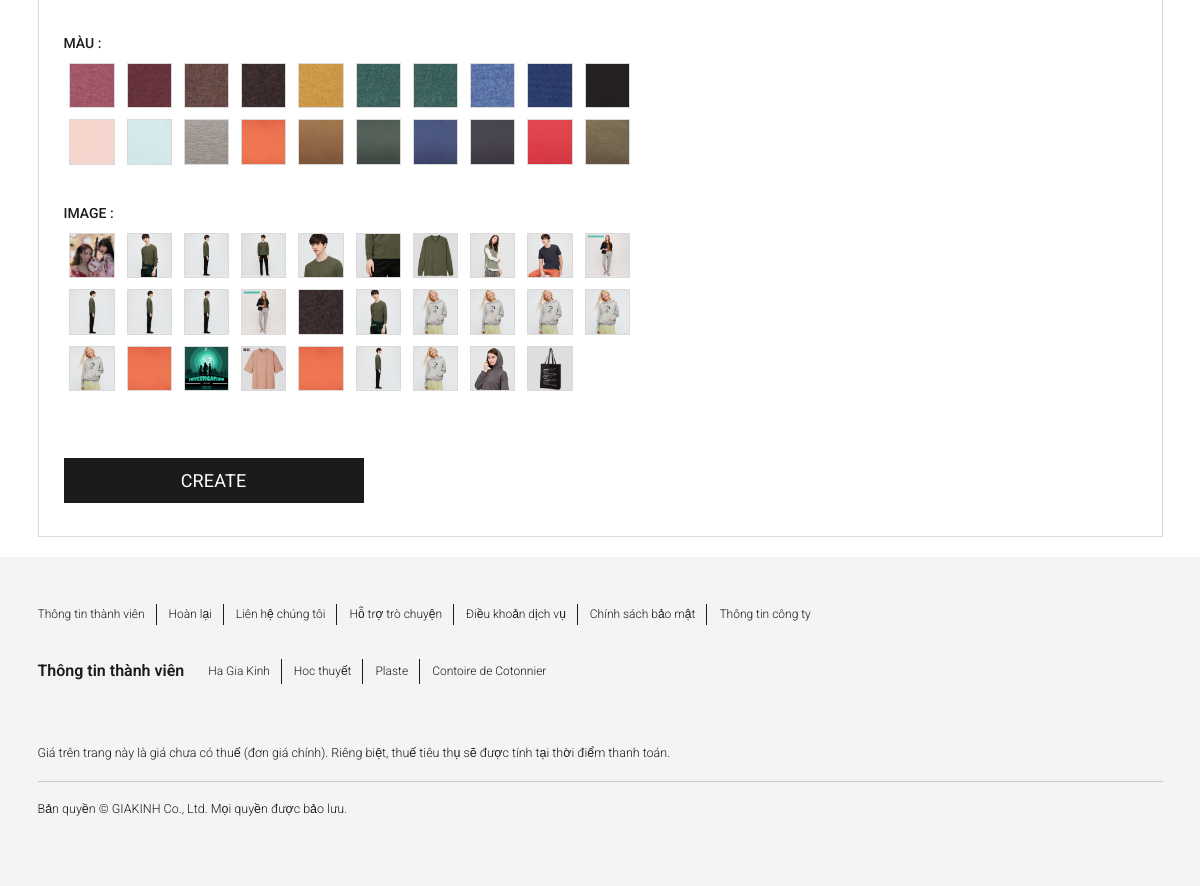
Before: /createproduct/ (signed in, lower part) with the older database file.
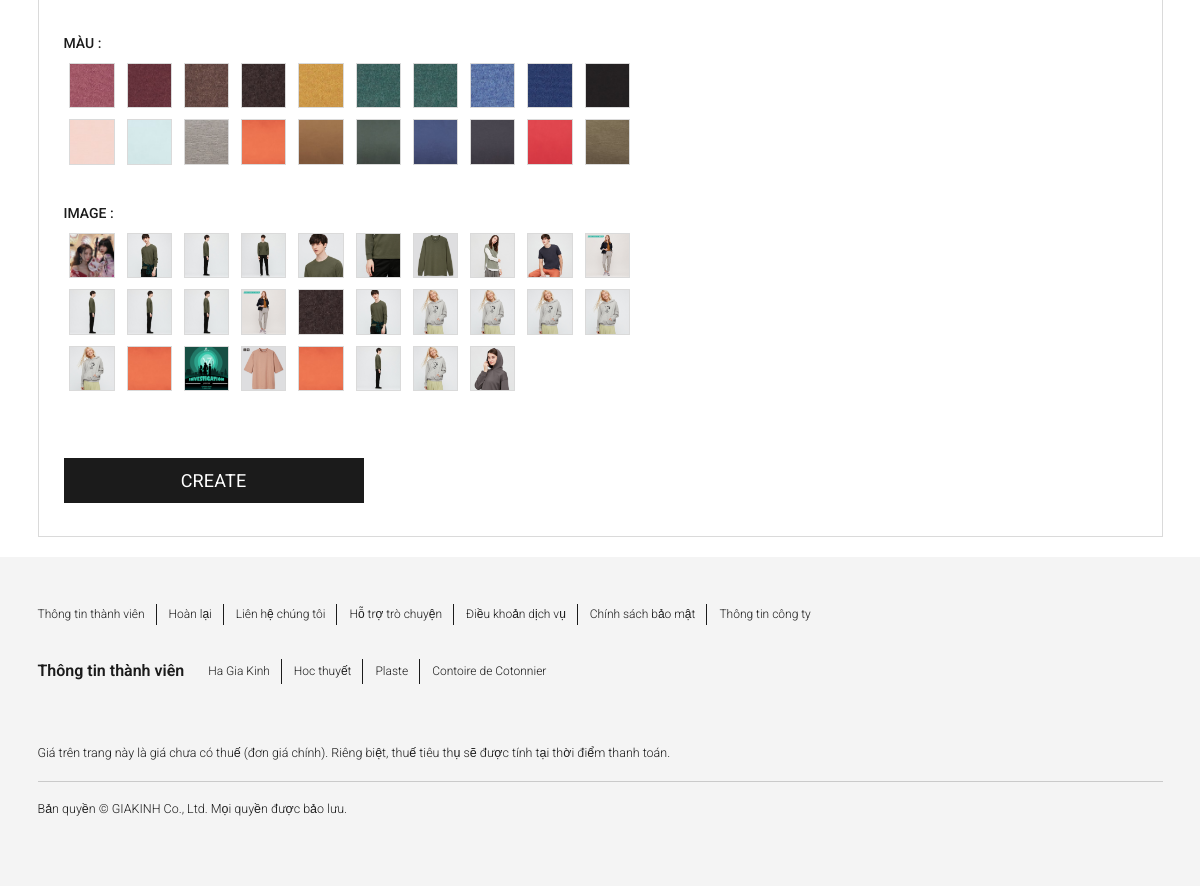
After: the same page with the newer database file.
### appProduct/models.py (models this page shows, shortened)
class Color(models.Model):
    name = models.CharField(max_length=50)
    image = models.ImageField(upload_to='colorImages')

class ImageProduct(models.Model):
    user = models.ForeignKey(User, on_delete=models.CASCADE,default=None, null=True, blank=True)
    product = models.ForeignKey(Product, on_delete=models.CASCADE,default=None, null=True, blank=True)
    name = models.CharField(max_length=100, default=None, null=True, blank=True)
    image= models.ImageField(upload_to='productImages')

### appProduct/views.py (the view, shortened to what this page needs)
# urls.py: path('createproduct/', views.createproduct, name='createproduct'),
@login_required
def createproduct(request):
    categorys = Category.objects.all()
    genders = Gender.objects.all()
    sizes = Size.objects.all()
    colors = Color.objects.all()
    imageProductList = ImageProduct.objects.filter(user=request.user)
    return render(request, 'product/createproduct.html', {'formProduct': ProductForm(prefix="productForm"), 'variantsForm': VariantsForm(prefix="variantsForm"),'ImageProductForm':ImageProductForm(prefix="ImageProductForm") ,'categorys': categorys,'genders': genders, 'sizes': sizes, 'colors': colors, 'imageProductList': imageProductList})

### appProduct/forms.py
class ProductForm(forms.ModelForm):
    class Meta():
        model = Product
        fields = ('name', 'price','category', 'quantity','recommend','image')

class VariantsForm(forms.ModelForm):
    size = CustomSelectMultiple(widget=forms.CheckboxSelectMultiple, queryset=Size.objects.all())
    color = CustomSelectMultiple(widget=forms.CheckboxSelectMultiple, queryset=Color.objects.all())
    imageProduct = CustomSelectMultiple(widget=forms.CheckboxSelectMultiple, queryset=ImageProduct.objects.all())
    class Meta():
        model = Variants
        fields = ('gender','size','color', 'imageProduct')

### appProduct/forms.py (called while the page is built)
    def label_from_instance(self, obj):
        return "%s" %(obj.name)

### appProduct/models.py (called while the page is built)
    def __str__(self) -> str:
        return self.name

    def __str__(self) -> str:
        return self.name

### templates/product/createproduct.html (shortened to what the changed rows need)
{% extends "base/base.html" %}
{% block block_body %}
{% load static %}
<div class="container">
    <div class="form__layout">
        <div class="form__container">
            <div class="form__form--layout">
                <div class="form__form--container" style="display: flex; flex-wrap:wrap">
                    <form action="" method="POST" id="createproduct" enctype="multipart/form-data">
                        <div class="form__form--content" style="max-width:60rem">
                            <div class="product__color">
                                <fieldset class="product__details--color">
                                    <ul style="width:100%; display:flex; flex-wrap:wrap" id="id_variantsForm-color">
                                        {% for color in colors %}
                                        <li class="product__details--color__color--container">
                                            <div class="product__details--chip">
                                                <input type="checkbox" id="id_variantsForm-color_{{color.id|add:-1}}"
                                                    value="{{color.id}}" class="product__details--chip--radio"
                                                    name="variantsForm-color" onmouseover="changeColor(this.value)">
                                                <label for="id_variantsForm-color_{{color.id|add:-1}}"
                                                    class="product__details--chip--label"
                                                    style="background-image: url({{color.image.url}})">
                                                </label>
                                            </div>
                                        </li>
                                        {% endfor %}
                                    </ul>
                                </fieldset>
                            </div>
                            <div class="product__image" id="createImageProductList">
                            {% if imageProductList %}
                                <fieldset class="product__details--color">
                                    <ul style="width:100%; display:flex; flex-wrap:wrap"
                                        id="id_variantsForm-imageProduct">
                                        {% for imageProduct in imageProductList %}
                                        <li class="product__details--color__color--container">
                                            <div class="product__details--chip">
                                                <input type="checkbox"
                                                    id="id_variantsForm-imageProduct_{{imageProduct|add:-1}}"
                                                    value="{{imageProduct.id}}" class="product__details--chip--radio"
                                                    name="variantsForm-imageProduct">
                                                <label for="id_variantsForm-imageProduct_{{imageProduct|add:-1}}"
                                                    class="product__details--chip--label"
                                                    style="background-image: url({{imageProduct.image.url}});">
                                                </label>
                                            </div>
                                        </li>
                                        {% endfor %}
                                    </ul>
                                </fieldset>
                                {% else %}
                            <a href="#createImageProduct" style="color:black; font-size:1.2rem; marin-bottom:1rem">Go to
                                create new image</a>
                            <div class="product__image" id="id_variantsForm-imageProduct">
                            </div>
                            {% endif %}
                            </div>
                        </div>
                    </form>
                </div>
            </div>
        </div>
    </div>
</div>
{% endblock %}

Changed rows visible on the page:
removed ImageProduct: image (picture)
